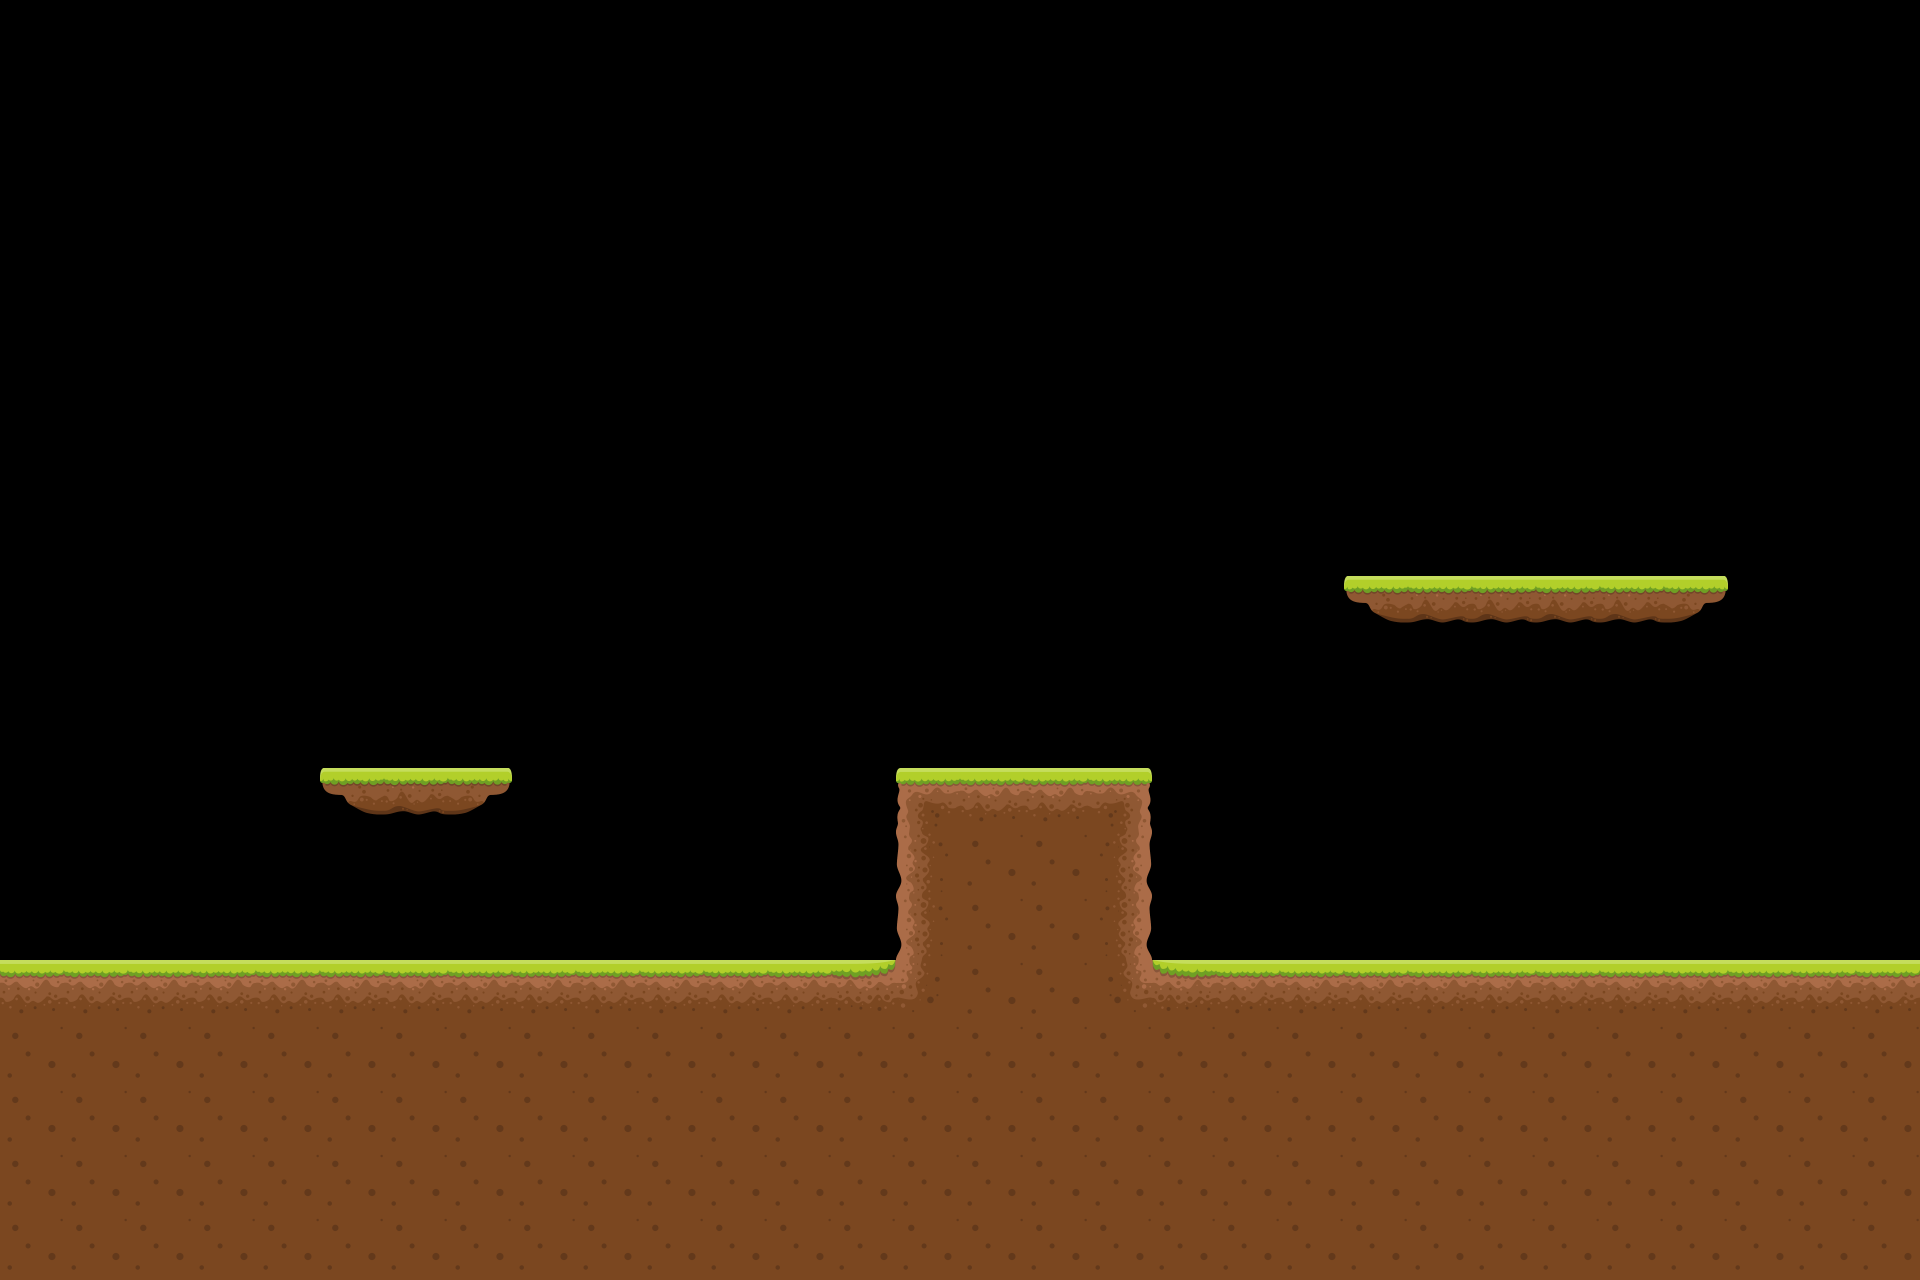

A level layout from a 2D game, rendered from its tile map. Below: a short description, then the map file with tile-grid data replaced by summaries:
An orthogonal 30x20 tile map with 64x64 px tiles, 1 tile layer (Lands).

<map version="1.0" orientation="orthogonal" renderorder="right-down" width="30" height="20" tilewidth="64" tileheight="64" nextobjectid="1">
 <tileset firstgid="1" name="alpha-racing-lands" tilewidth="64" tileheight="64" tilecount="16" columns="16">
  <image source="SD/alpha-racing-lands.png" width="1024" height="64" />
 </tileset>
 <layer name="Lands" width="30" height="20">
  <data>[600 cells, 171 non-empty, 13 distinct tile ids]</data>
 </layer>
</map>
